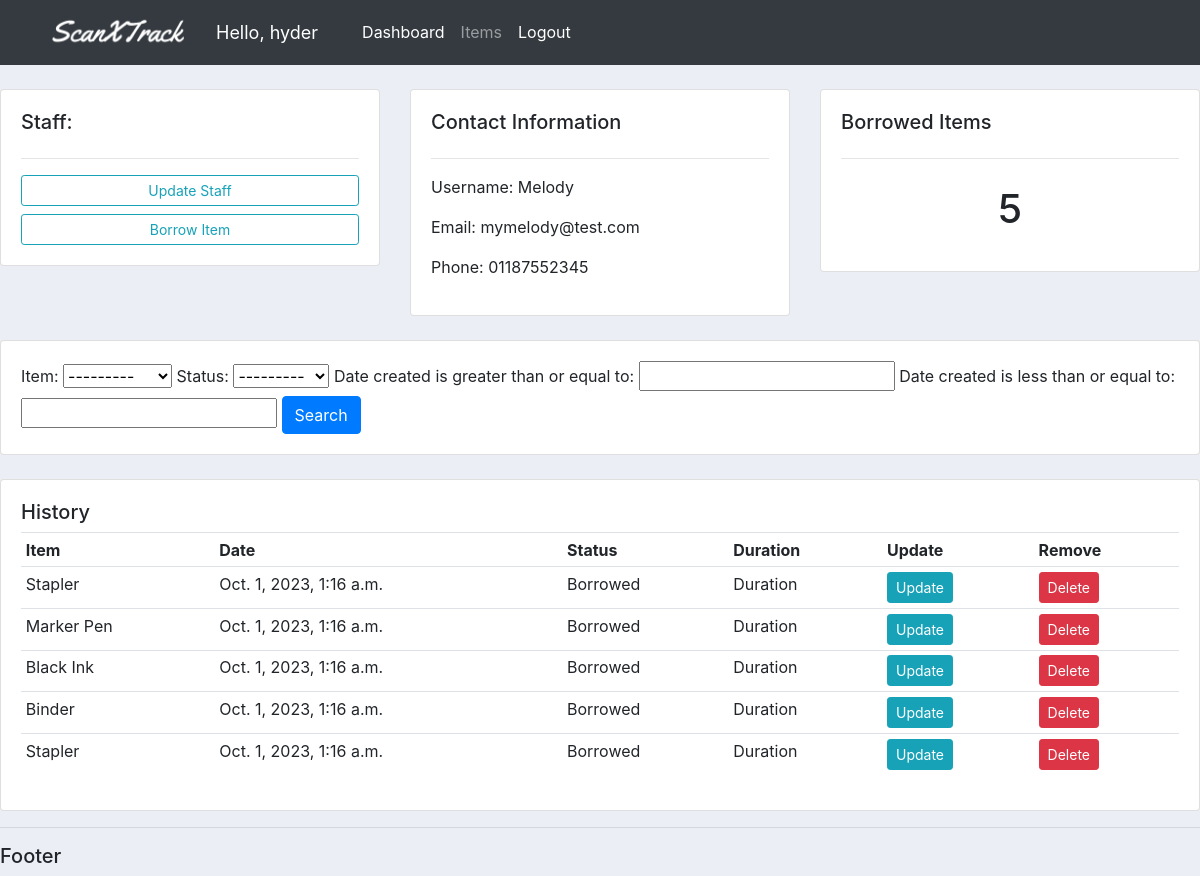
Page /staff/3 (signed in) on the earlier database version.
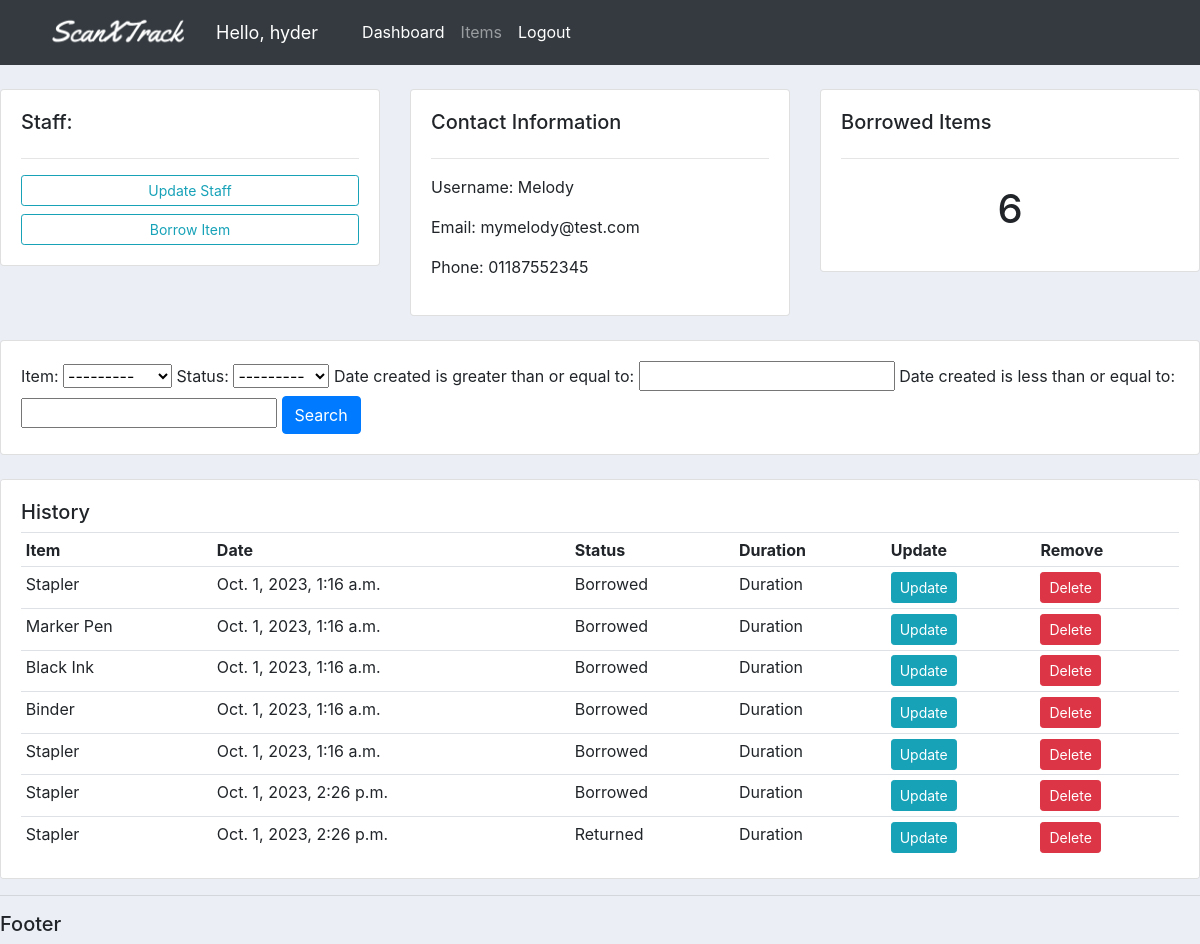
Same page on the later database version.
### accounts/models.py (models this page shows, shortened)
class Staff(models.Model):
    name = models.CharField(max_length=200, null=True)
    phone = models.CharField(max_length=200, null=True)
    email = models.CharField(max_length=200, null=True)
    date_created = models.DateTimeField(auto_now_add=True)

class Borrowed_items(models.Model):
    STATUS = (
        ('Borrowed','Borrowed'),
        ('Returned','Returned')
    )
    staff = models.ForeignKey(Staff, null=True, on_delete=models.SET_NULL)
    item = models.ForeignKey(Item, null=True, on_delete=models.SET_NULL)
    status = models.CharField(max_length=200, null=True, choices=STATUS)
    date_created = models.DateTimeField(auto_now_add=True)

class Item(models.Model):
    name = models.CharField(max_length=200, null=True)
    description = models.CharField(max_length=200, null=True, blank=True)
    amount = models.IntegerField(null=True)
    date_created = models.DateTimeField(auto_now_add=True)
    def __str__(self):
        return self.name

### accounts/views.py (the view)
# urls.py: path('staff/<str:pk>', views.staff, name="staff"),
@login_required(login_url="login")
def staff(request, pk):
    staff = Staff.objects.get(id=pk)
    borrows = staff.borrowed_items_set.all()
    total_borrowed = borrows.filter(status="Borrowed").count()
    myFilter = BorrowFilter(request.GET, queryset=borrows)
    borrows = myFilter.qs
    context = {
        "staff": staff,
        "borrows": borrows,
        "total_borrowed": total_borrowed,
        "myFilter": myFilter,
    }
    return render(request, "accounts/staff.html", context)

### accounts/templates/accounts/staff.html
{% extends 'accounts/main.html' %} {% block content %}
<br />
<div class="row">
  <div class="col-md">
    <div class="card card-body">
      <h5>Staff:</h5>
      <hr />
      <a class="btn btn-outline-info btn-sm btn-block" href="">Update Staff</a>
      <a class="btn btn-outline-info btn-sm btn-block" href="{% url 'create_borrow' staff.id %}">Borrow Item</a>
    </div>
  </div>
  <div class="col-md">
    <div class="card card-body">
      <h5>Contact Information</h5>
      <hr />
      <p>Username: {{staff.name}}</p>
      <p>Email: {{staff.email}}</p>
      <p>Phone: {{staff.phone}}</p>
    </div>
  </div>
  <div class="col-md">
    <div class="card card-body">
      <h5>Borrowed Items</h5>
      <hr />
      <h1 style="text-align: center; padding: 10px">{{total_borrowed}}</h1>
    </div>
  </div>
</div>
<br />
<div class="row">
  <div class="col">
    <div class="card card-body">
      <form method="get">
        {{myFilter.form}}
        <button class="btn btn-primary" type="submit">Search</button>
      </form>
    </div>
  </div>
</div>
<br />
<div class="row">
  <div class="col-md">
    <div class="card card-body table-responsive " style="max-height: 400px; overflow-y: auto;">
      <table class="table table-sm">
        <h5>History</h5>
        <tr>
          <th>Item</th>
          <th>Date</th>
          <th>Status</th>
          <th>Duration</th>
          <th>Update</th>
          <th>Remove</th>
        </tr>
        {% for i in borrows %}
        <tr>
          <td>{{i.item}}</td>
          <td>{{i.date_created}}</td>
          <td>{{i.status}}</td>
          <td>Duration</td>
          <td>
            <a class="btn btn-sm btn-info" href="{% url 'update_borrow' i.id %}">Update</a>
          </td>
          <td>
            <a class="btn btn-sm btn-danger" href="{% url 'delete_borrow' i.id %}">Delete</a>
          </td>
        </tr>
        {% endfor %}
      </table>
    </div>
  </div>
</div>
{% endblock content %}

### accounts/templates/accounts/main.html (shortened to what this page needs)
{% load static %}
<!DOCTYPE html>
<html lang="en">
  <head>
    <link
      rel="stylesheet"
      href="https://cdn.jsdelivr.net/npm/bootstrap@4.4.1/dist/css/bootstrap.min.css"
 />
    <link
      rel="stylesheet"
      type="text/css"
      href="{% static '/css/main.css' %}" />
  </head>
  <body>
    {% include 'accounts/navbar.html' %} {% block content %} {% endblock %}
    <hr />
    <h5>Footer</h5>
  </body>
</html>

### accounts/templates/accounts/navbar.html (shortened to what this page needs)
{% load static %}
<nav class="navbar navbar-expand-lg navbar-dark bg-dark">
  <img id="logo" src="{% static 'images/logo.png' %}" />
  <span class="hello-msg">Hello, {{request.user}}</span>
  <div class="collapse navbar-collapse" id="navbarNav">
    <ul class="navbar-nav">
      <li class="nav-item active">
        <a class="nav-link" href="{% url 'home' %}">Dashboard </a>
      </li>
      <li class="nav-item">
        <a class="nav-link" href="{% url 'items' %}">Items</a>
      </li>
      <li class="nav-item active">
        <a class="nav-link" href="{% url 'logout' %}">Logout</a>
      </li>
  </div>
</nav>

### static/css/main.css (style rules this page uses)
#logo { width: 200px; height: auto; }
body { background-color: #ebeff5; }

### accounts/templates/accounts/navbar.html (style rules this page uses)
.hello-msg { font-size: 18px; color: #fff; margin-right: 20px; }

Differences in the rows shown:
added Borrowed_items: item "Stapler", date_created "Oct. 1, 2023, 2:26 p.m.", status "Borrowed"
added Borrowed_items: item "Stapler", date_created "Oct. 1, 2023, 2:26 p.m.", status "Returned"
Other differences:
{{ total_borrowed }}: "5" → "6"
